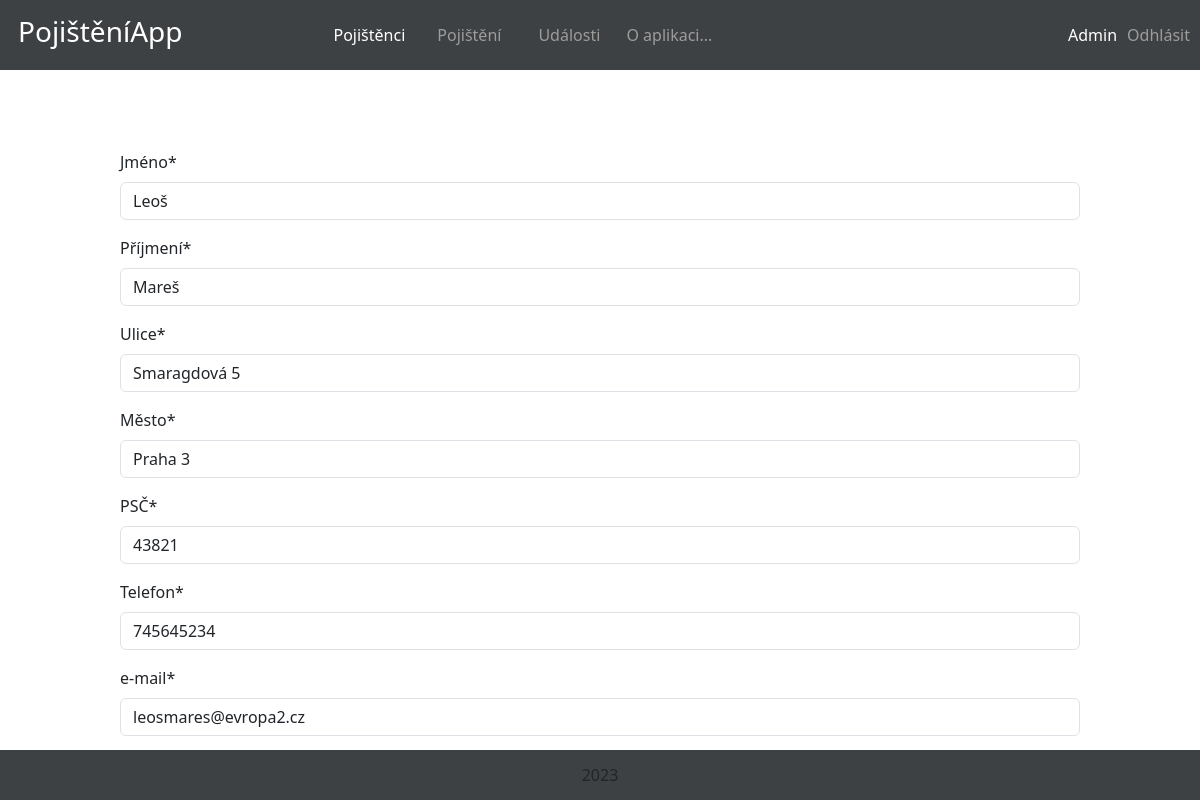
/pojisteni_app/22/edit/ (signed in), run on the app's committed database.
### pojisteni_app/models.py (models this page shows, shortened)
class Pojisteny(models.Model):
    jmeno = models.CharField(max_length=100)
    prijmeni = models.CharField(max_length=100)
    ulice = models.CharField(max_length=200)
    mesto = models.CharField(max_length=200)
    psc = models.IntegerField(default=0)
    tel = models.CharField(max_length=15)
    email = models.CharField(max_length=180)
    pojisteni = models.ManyToManyField(Pojisteni, through='PojisteniPojisteny')
    class Meta:
        verbose_name = "Pojištěný"
        verbose_name_plural = "Pojištěnci"

### pojisteni_app/views.py (the view, shortened to what this page needs)
# urls.py: path("<int:pk>/edit/", views.PojistenyEdit.as_view(), name="edit_pojisteny"),
class PojistenyEdit(LoginRequiredMixin, generic.edit.CreateView):
    form_class = PojistenyForm
    template_name = "pojisteni_app/pojisteny_create.html"
    def get(self, request, pk):
        if not request.user.is_admin:
            messages.info(request, "Nemáte práva pro úpravu pojištěného.")
            return redirect("pojistenci_index")
        try:
            pojisteny = Pojisteny.objects.get(pk=pk)
        except:
            messages.error(request, "Tento pojištěnec neexistuje!")
            return redirect("pojistenci_index")
        form = self.form_class(instance=pojisteny)
        return render(request, self.template_name, {"form": form})

### pojisteni_app/forms.py
class PojistenyForm(forms.ModelForm):
    class Meta:
        model = Pojisteny
        fields = ["jmeno", "prijmeni", "ulice", "mesto", "psc", "tel", "email"]
        labels = {"jmeno": "Jméno", "prijmeni": "Příjmení", "ulice": "Ulice", "mesto": "Město", "psc": "PSČ", "tel": "Telefon", "email":" e-mail"}
    def __init__(self, *args, **kwargs):
        super(PojistenyForm, self).__init__(*args, **kwargs)
        self.helper = FormHelper()
        self.helper.layout = Layout(
        )

### pojisteni_app/templates/pojisteni_app/pojisteny_create.html (shortened to what this page needs)
{% extends "base.html" %}
{% load crispy_forms_tags %}
{% block content %}
    <nav>
        <div class="menu">
            <div id="logo">
            <h3>PojištěníApp</h3>
            </div>
            <div class="flex_box">
                <div class="nav_item"><a href="{% url 'pojistenci_index' %}" class="aktivni">Pojištěnci</a></div>
                <div class="nav_item"><a href="{% url 'pojisteni_index' %}">Pojištění</a></div>
                <div class="nav_item"><a href="{% url 'udalosti' %}">Události</a></div>
                <div class="nav_item"><a href="{% url 'about' %}">O aplikaci...</a></div>
            </div>
            <div class="flex_box_two">
                {% if user.is_admin %}<div class="nav_item_two"> Admin </div>
                {% else %}
                <div class="nav_item_two"> {{ request.user.email }} </div>
                {% endif %}
                {% if user.is_authenticated %}<div class="nav_item_two"><a href="{% url 'logout' %}">Odhlásit</a></div>{% endif %}
            </div>
        </div>
    </nav>
    <div class="content">
<form method="POST">
    {{ form|crispy }}
</form>
{% endblock %}

### pojisteni_app/static/css/style.css (style rules this page uses)
html, body { width: 100%; height: 100%; margin: 0; }
#logo { color: white; margin-right: 10px; height: 70px; }
nav { width: 100%; height: 70px; background-color: #3e4144; color: white; }
nav .menu { max-width: auto; margin: auto; display: flex; align-items: center; justify-content: space-between; margin-left: 18px; }
.flex_box_two { width: 100%; display: flex; justify-content: flex-end; flex-wrap: nowrap; }
.nav_item_two { height: 100px; max-width: 100%; text-align: center; line-height: 70px; vertical-align: middle; color: white; margin-right: 10px; flex: 0 0 auto; }
.flex_box_two a { text-decoration: none; color: #9C9C9A; }
.flex_box { width: 100%; height: auto !important; display: flex; justify-content: center; margin-left: 100px; }
.flex_box a { text-decoration: none; color: #9C9C9A; }
.nav_item a.aktivni { color: white !important; }
.aktivni { color: white !important; }
.nav_item { height: 100px; width: 100px; text-align: center; line-height: 70px; vertical-align: middle; color: white; }
.content { width: 80%; margin: auto; margin-top: 80px; margin-bottom: 80px; }

### data on the page
Pojisteny: jmeno "Leoš", prijmeni "Mareš", ulice "Smaragdová 5", mesto "Praha 3", psc "43821", tel "745645234", email "leosmares@evropa2.cz"
